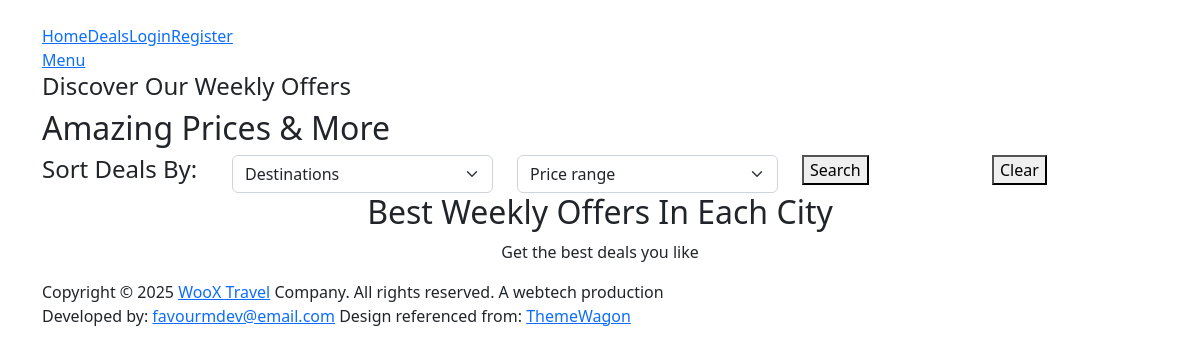
Page /deals.php on the earlier database version.
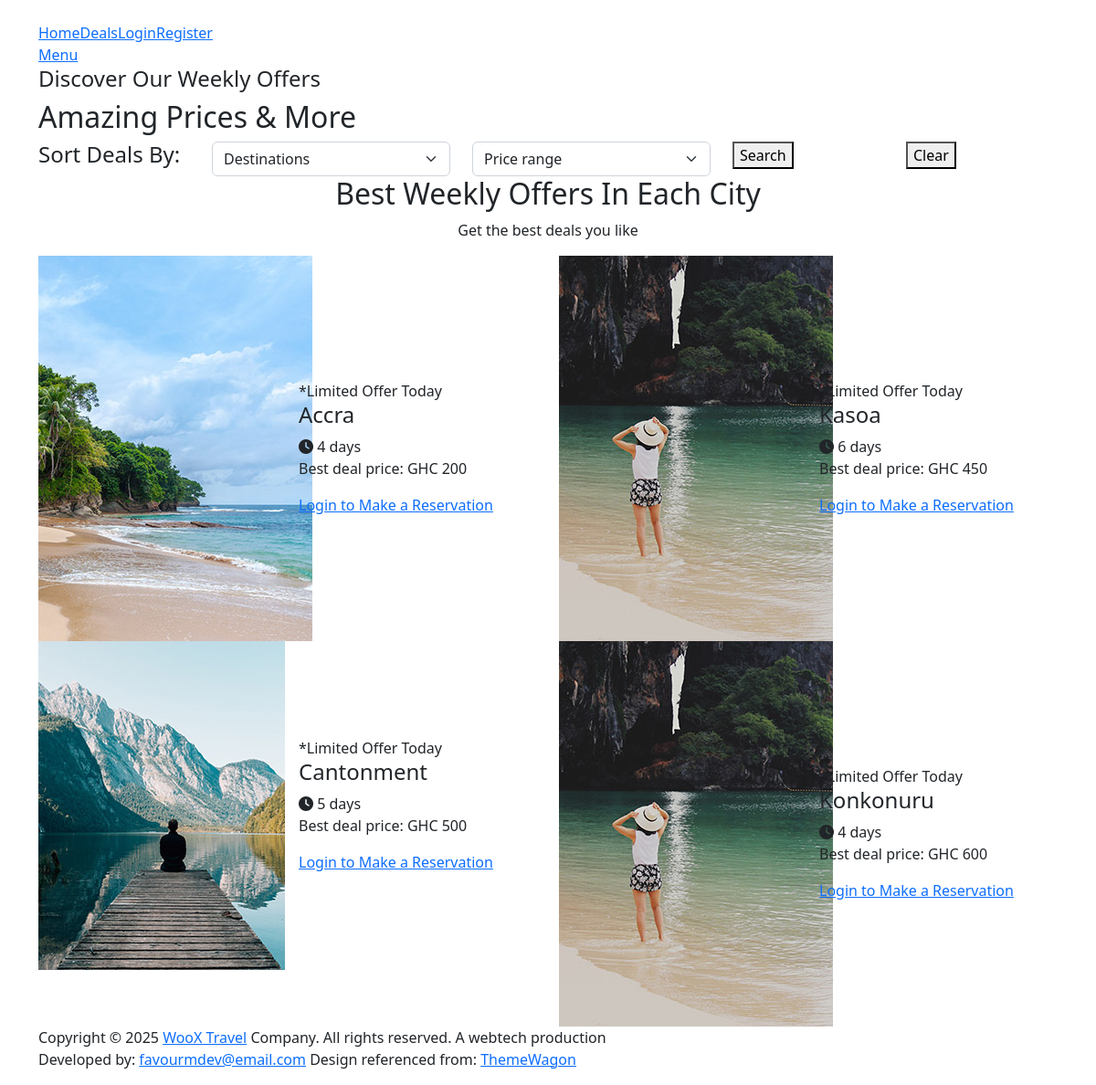
Same page on the later database version.
### tables this page shows
CREATE TABLE `cities` (
  `id` int(3) NOT NULL,
  `name` varchar(200) NOT NULL,
  `image` varchar(200) NOT NULL,
  `trip_days` int(4) NOT NULL,
  `price` varchar(4) NOT NULL,
  `region_id` int(4) NOT NULL,
  `created_at` timestamp NOT NULL DEFAULT current_timestamp()
);

### deals.php (the view, shortened to what this page needs)
<?php
require 'includes/header.php';
require 'config/connection.php';
$city = $connection->prepare("SELECT * FROM cities ORDER BY price ASC");
$city->execute();
$result = $city->get_result();
$allCities = $result->fetch_all(MYSQLI_ASSOC);
?>
<div class="page-heading">
  <div class="container">
    <div class="row">
      <div class="col-lg-12">
        <h4>Discover Our Weekly Offers</h4>
        <h2>Amazing Prices &amp; More</h2>
      </div>
    </div>
  </div>
</div>
<div class="search-form">
  <div class="container">
    <div class="row">
      <div class="col-lg-12">
        <form id="search-form" role="search">
          <div class="row">
            <div class="col-lg-2">
              <h4>Sort Deals By:</h4>
            </div>
            <div class="col-lg-3">
              <fieldset>
                <select name="region_id" class="form-select" aria-label="Default select example" id="chooseLocation">
                  <option value="">Destinations</option>
                </select>
              </fieldset>
            </div>
            <div class="col-lg-3">
              <fieldset>
                <select name="price" class="form-select" aria-label="Default select example" id="choosePrice">
                  <option value="">Price range</option>
                </select>
              </fieldset>
            </div>
            <div class="col-lg-2">
              <fieldset>
                <button type="submit" name="submit" class="border-button">Search</button>
              </fieldset>
            </div>
            <div class="col-lg-2">
              <fieldset>
                <button type="button" id="clear-button" class="border-button">Clear</button>
              </fieldset>
            </div>
          </div>
        </form>
      </div>
    </div>
  </div>
</div>
<div class="amazing-deals">
  <div class="container">
    <div class="row">
      <div class="col-lg-6 offset-lg-3">
        <div class="section-heading text-center">
          <h2>Best Weekly Offers In Each City</h2>
          <p>Get the best deals you like</p>
        </div>
      </div>
      <?php foreach($allCities as $city) : ?>
          <div class="col-lg-6 col-sm-6 deal-item" data-region="<?php echo $city['region_id']; ?>" data-price="<?php echo $city['price']; ?>">
            <div class="item">
              <div class="row">
                <div class="col-lg-6">
                  <div class="image">
                    <img src="<?php echo CITYIMAGES . htmlspecialchars($city['image']); ?>" alt="">
                  </div>
                </div>
                <div class="col-lg-6 align-self-center">
                  <div class="content">
                    <span class="info">*Limited Offer Today</span>
                    <h4><?php echo $city['name']; ?></h4>
                    <div class="row">
                      <div class="col-6">
                        <i class="fa fa-clock"></i>
                        <span class="list"><?php echo $city['trip_days']; ?> days</span>
                      </div>
                    </div>
                    <p>Best deal price: GHC <?php echo $city['price']; ?></p>
                    <?php if(isset($_SESSION['username'])): ?>
                      <div class="main-button">
                        <a href="reservation.php?id=<?php echo $city['id'];?>">Make a Reservation</a>
                      </div>
                    <?php else: ?>
                      <div class="main-button">
                        <a href="auth/login.php">Login to Make a Reservation</a>
                      </div>
                    <?php endif; ?>
                  </div>
                </div>
              </div>
            </div>
          </div>
      <?php endforeach; ?>
    </div>
  </div>
</div>
<?php require 'includes/footer.php';?>

Differences in the rows shown:
added cities: image (picture), name "Accra", trip_days "4", price "200"
added cities: image (picture), name "Kasoa", trip_days "6", price "450"
added cities: image (picture), name "Cantonment", trip_days "5", price "500"
added cities: image (picture), name "Konkonuru", trip_days "4", price "600"
